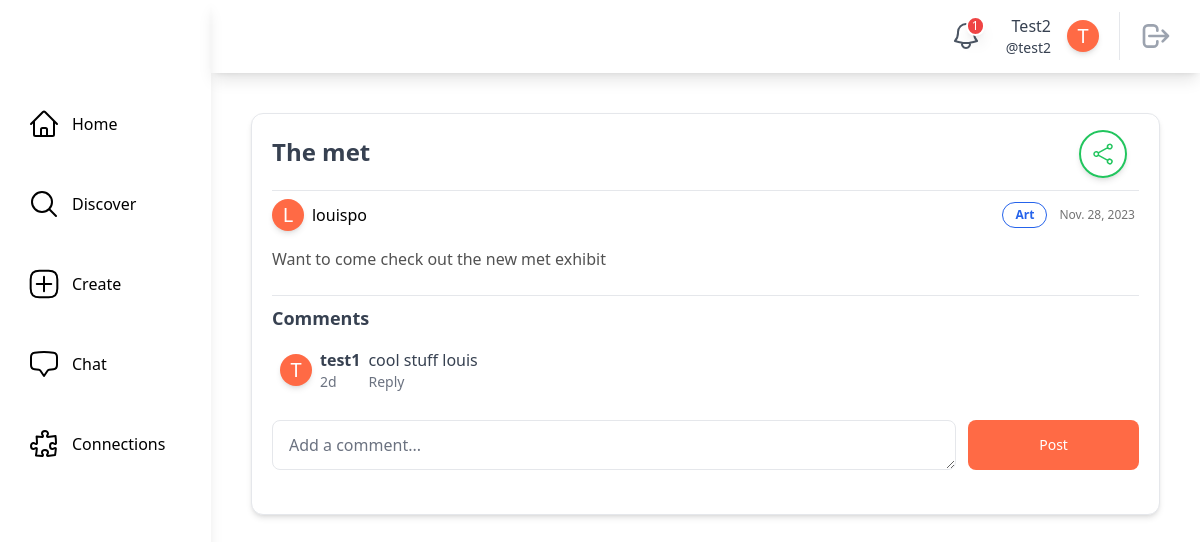
Before: /posts/post/louispo/9/ (signed in) with the older database file.
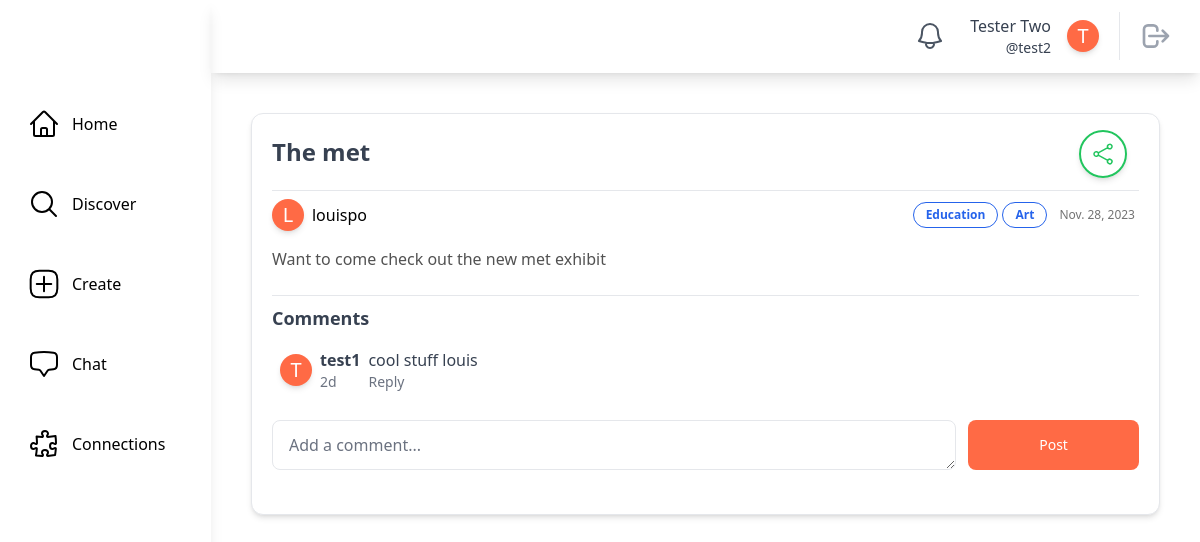
After: the same page with the newer database file.
### main/models.py (models this page shows)
class SocialUser(AbstractUser):
    class Pronouns(models.IntegerChoices):
        SHE = 1, _("She/Her")
        HE = 2, _("He/Him")
        THEY = 3, _("They/Them")
        OTHER = 4, _("Other/Prefer Not To Say")
    username = models.CharField(max_length=30, unique=True)
    email = models.EmailField(unique=True, default="@nyu.edu")
    full_name = models.CharField(max_length=50, default="")
    pronouns = models.IntegerField(default=Pronouns.OTHER, choices=Pronouns.choices)
    date_of_birth = models.DateField(null=True)
    major = models.CharField(max_length=100, default="undeclared")
    tags = models.ManyToManyField(InterestTag, related_name="tags")
    profile_picture = models.ImageField(
        upload_to="profile_pics/", null=True, blank=True
    )
    timestamp = models.DateTimeField("timestamp", default=timezone.now)  # joined

class InterestTag(models.Model):
    name = models.CharField(max_length=50, unique=True)
    class Meta:
        db_table = "interest_tags"
        verbose_name_plural = "Interest Tags"
    def __str__(self):
        return self.name

### posts/models.py (models this page shows, shortened)
class Comment(models.Model):
    post = models.ForeignKey(
        ActivityPost, on_delete=models.CASCADE, related_name="comments"
    )
    commentPoster = models.ForeignKey(
        settings.AUTH_USER_MODEL, on_delete=models.CASCADE
    )
    text = models.TextField()
    timestamp = models.DateTimeField("date commented")

### posts/views.py (the view)
@method_decorator(login_required, name="dispatch")
class PostDetailsView(LoginRequiredMixin, generic.DetailView):
    model = ActivityPost
    template_name = "posts/post_details.html"
    context_object_name = "post"
    def get(self, request, *args, **kwargs):
        post = get_object_or_404(
            ActivityPost,
            poster__username=self.kwargs["poster"],
            pk=self.kwargs["pk"],
        )
        if (
            post.status == ActivityPost.PostStatus.DRAFT
            or post.status == ActivityPost.PostStatus.ARCHIVED
        ) and post.poster != request.user:
            return HttpResponseRedirect(reverse("main:home"))
        return super().get(request, *args, **kwargs)
    def get_context_data(self, **kwargs):
        context = super().get_context_data(**kwargs)
        context["comments"] = Comment.objects.filter(post=self.object).order_by(
            "-timestamp"
        )
        return context
    def post(self, request, *args, **kwargs):
        new_comment = self.request.POST.get("new_comment")
        poster = SocialUser(username=self.kwargs["poster"])
        post = ActivityPost(poster=poster, pk=self.kwargs["pk"])
        Comment.objects.create(
            commentPoster=request.user,
            post=post,
            text=new_comment,
            timestamp=timezone.now(),
        )
        return redirect(
            reverse_lazy(
                "posts:post_details",
                kwargs={
                    "poster": poster.username,
                    "pk": post.id,
                },
            )
        )

### main/models.py (called while the page is built)
    @classmethod
    def count_unread_notifications(cls, user):
        return (
            cls.objects.filter(models.Q(recipient_user=user, is_read=False))
            .all()
            .order_by("-timestamp")
            .count()
        )

### main/templatetags/main_customfilters.py (called while the page is built)
@register.filter
def format_time_difference(timestamp):
    now = timezone.now()
    time_difference = now - timestamp
    days = time_difference.days
    seconds = time_difference.seconds
    years, remainder = divmod(days, 365)
    months, days = divmod(remainder, 30)
    weeks, days = divmod(days, 7)
    hours, remainder = divmod(seconds, 3600)
    minutes, _ = divmod(remainder, 60)
    if years > 0:
        return f"{years}y"
    elif months > 0:
        return f"{months}mo"
    elif weeks > 0:
        return f"{weeks}w"
    elif days > 0:
        return f"{days}d"
    elif hours > 0:
        return f"{hours}h"
    elif minutes > 0:
        return f"{minutes}m"
    else:
        return "Just now"

### theme/templatetags/theme_customfilters.py (called while the page is built)
@register.filter
def count_unread_notifications(user):
    return Notification.count_unread_notifications(user)

### posts/templates/posts/post_details.html (shortened to what the changed rows need)
{% extends "base.html" %}
{% block content %}
    <div class="rounded-xl border p-5 shadow-md bg-white m-10">
        <div class="flex flex-wrap w-full items-center justify-between border-b -mt-2">
           <div class="flex items-center text-2xl font-bold text-gray-700 mb-3">{{ post.title|capfirst }}</div>
            <div class="flex flex-wrap justify-self-end items-center">
                <div class="flex items-center justify-items-start mr-2 mb-2">
                    <div class="relative inline-flex items-center justify-center py-2 overflow-hidden font-medium text-green-500 transition duration-300 ease-out border-2 border-green-500 rounded-full shadow-md group w-12 h-12 m-1">
                        <span class="absolute inset-0 flex items-center justify-center w-full h-full text-white duration-300 ease">
                            <button id="copyLinkBtn">
                            </button>
                        </span>
                        <span class="absolute flex items-center justify-center w-full h-full text-green-500 transition-all duration-300 ease group-hover:bg-green-500 group-hover:text-white">
                            <button id="copyLinkBtn">
                            </button>
                        </span>
                    </div>
                </div>
            </div>
        </div>
        <div class="flex flex-wrap w-full items-center justify-between">
            <a href="{% url 'main:profile_page' user.username %}"
               class="flex items-center hover:bg-gray-100 rounded hover:text-gray-600 focus:bg-gray-100 focus:text-gray-600 mt-2">
               <div class="rounded-full h-8 w-8 bg-[#ff6a45] flex items-center justify-center shadow-md border-white transition duration-200 transform hover:scale-110">
                  {% if post.poster.profile_picture %}
                     {% comment %} Profile Picture with same shape {% endcomment %}
                  {% else %}
                     <span class="text-white text-xl">{{ post.poster.full_name|first|capfirst }}</span>
                  {% endif %}
               </div>
               <div class="flex items-center ml-2">
                  <div class="text-md font-regular">{{ post.poster.username }}</div>
               </div>
            </a>
            <div class="flex flex-wrap justify-self-end items-center">
                <div class="flex items-center justify-items-start mr-2 mt-2">
                    {% for tag in post.tags.all %}
                        <button class="mr-1 rounded-2xl border border-blue-600 text-blue-600 bg-white px-3 py-1 text-xs font-semibold">{{ tag }}</button>
                    {% endfor %}
                </div>
                <div class="text-xs text-neutral-500 text-right mr-1 mt-2">{{ post.timestamp.date }}</div>
            </div>
        </div>
        <div class="mt-4 mb-6">
            <div class="text-neutral-600">{{ post.description }}</div>
        </div>
        <div class="flex justify-between items-center mt-5 mb-4">
            <h2 class="text-lg font-semibold text-gray-700 border-t w-full pt-2">Comments</h2>
        </div>
        <div>
            {% if comments %}
                {% for comment in comments %}
                    {% include "posts/comment_card.html" with comment=comment %}
                {% endfor %}
            {% else %}
                <p>No comments yet! Add one to start the conversation.</p>
            {% endif %}
        </div>
        <form class="mt-6 mb-6" method="post">
            <div class="flex justify-between w-full mb-4">
                <textarea name="new_comment"
                          id="comment"
                          rows="1"
                          class="px-4 py-3 bg-white rounded-lg rounded-t-lg border border-gray-200 w-4/5 focus:ring-0 focus:outline-none"
                          placeholder="Add a comment..."
                          required></textarea>
                <button type="submit"
                        class="ml-3 w-1/5 py-3 text-sm font-medium text-center text-white bg-[#ff6a45] rounded-lg focus:ring-4">
                    Post
                </button>
            </div>
        </form>
    </div>
{% endblock content %}

### theme/templates/base.html (shortened to what the changed rows need)
{% load static tailwind_tags %}
{% load theme_customfilters %}
<!DOCTYPE html>
<html lang="en">
    <head>
        {% tailwind_css %}
    </head>
    <body class="flex bg-white min-h-screen">
        {% if user.is_authenticated %}
            <div class="h-screen w-full bg-white relative flex overflow-hidden">
                <aside class="h-full shadow-lg w-64 flex flex-col space-y-10 items-start relative bg-white text-black">
                    <div class="h-16 flex items-center w-full">
                    </div>
                    <a href="{% url 'main:home' %}"
                       class="flex items-center ml-6 p-1 rounded hover:bg-gray-100 focus:bg-gray-100 transition duration-200 transform hover:scale-110">
                        <span class="ml-3">Home</span>
                    </a>
                    <a href="{% url 'main:discover' %}"
                       class="flex items-center ml-6 p-1 rounded hover:bg-gray-100 focus:bg-gray-100 transition duration-200 transform hover:scale-110">
                        <svg xmlns="http://www.w3.org/2000/svg"
                             fill="none"
                             viewBox="0 0 24 24"
                             stroke-width="1.5"
                             stroke="currentColor"
                             class="w-8 h-8">
                            <path stroke-linecap="round" stroke-linejoin="round" d="M21 21l-5.197-5.197m0 0A7.5 7.5 0 105.196 5.196a7.5 7.5 0 0010.607 10.607z" />
                        </svg>
                        <span class="ml-3">Discover</span>
                    </a>
                    <a href="{% url 'posts:create_post' %}"
                       class="flex items-center ml-6 p-1 rounded hover:bg-gray-100 focus:bg-gray-100 transition duration-200 transform hover:scale-110">
                        <span class="ml-3">Create</span>
                    </a>
                    <a href="{% url 'chat:chat_room_list' %}"
                       class="flex items-center ml-6 p-1 rounded hover:bg-gray-100 focus:bg-gray-100 transition duration-200 transform hover:scale-110">
                        <span class="ml-3">Chat</span>
                    </a>
                    <a href="{% url 'main:connections' user.username %}"
                       class="flex items-center ml-6 p-1 rounded hover:bg-gray-100 focus:bg-gray-100 transition duration-200 transform hover:scale-110">
                        <span class="ml-3">Connections</span>
                    </a>
                </aside>
                <div class="w-full h-full flex flex-col justify-between">
                    <header class="h-20 w-full flex items-center relative justify-end px-5 shadow-lg">
                        <a href="{% url 'main:notifications' user.username %}"
                           class="relative p-2 text-gray-600 hover:bg-gray-100 hover:text-gray-600 focus:bg-gray-100 focus:text-gray-600 rounded-full">
                           <span class="absolute top-1 left-6 text-xs bg-red-500 text-white font-medium px-1 shadow-lg rounded-full border-2 border-white">
                               {% if user|count_unread_notifications > 0 %}
                                {{ user|count_unread_notifications }}
                               {% endif %}
                           </span>
                        </a>
                        <a href="{% url 'main:profile_page' user.username %}"
                           class="rounded hover:bg-gray-100 hover:text-gray-600 focus:bg-gray-100 focus:text-gray-600 px-2 ml-2">
                            <div class="flex flex-shrink-0 items-center space-x-4 text-gray-700">
                                <div class="flex flex-col items-end ">
                                    <div class="text-md font-medium ">{{ user.full_name|capfirst }}</div>
                                    <div class="text-sm font-regular">@{{ user.username }}</div>
                                </div>
                                <div class="rounded-full h-8 w-8 bg-[#ff6a45] flex items-center justify-center shadow-md border-white transition duration-200 transform hover:scale-110">
                                    {% if user.profile_picture %}
                                        {% comment %} Profile Picture with same shape {% endcomment %}
                                    {% else %}
                                            <span class="text-white text-xl">{{ user.full_name|first|capfirst }}</span>
                                    {% endif %}
                                </div>
                            </div>
                        </a>
                        <div class="border-l pl-3 ml-3 space-x-1">
                            <button class="relative p-2 text-gray-400 hover:bg-gray-100 hover:text-gray-600 focus:bg-gray-100 focus:text-gray-600 rounded-full">
                                <a href="{% url 'main:logout' %}">
                                    <svg aria-hidden="true"
                                         fill="none"
                                         viewBox="0 0 24 24"
                                         stroke="currentColor"
                                         class="h-8 w-8">
                                        <path stroke-linecap="round" stroke-linejoin="round" stroke-width="2" d="M17 16l4-4m0 0l-4-4m4 4H7m6 4v1a3 3 0 01-3 3H6a3 3 0 01-3-3V7a3 3 0 013-3h4a3 3 0 013 3v1" />
                                    </svg>
                                </a>
                            </button>
                        </div>
                    </header>
                    <main class="max-w-full h-full flex flex-col relative overflow-auto">
                        {% block content %}
                        {% endblock content %}
                    </main>
                </div>
            </div>
        {% endif %}
    </body>
</html>

### posts/templates/posts/comment_card.html (shortened to what this page needs)
{% load main_customfilters %}
<div class="rounded-xl bg-white mx-2 my-3">
    <div class="flex flex-wrap items-start">
        <a href="{% url 'main:profile_page' user.username %}"
           class="flex items-center hover:bg-gray-100 rounded hover:text-gray-600 focus:bg-gray-100 focus:text-gray-600">
            <div class="rounded-full h-8 w-8 bg-[#ff6a45] flex items-center justify-center shadow-md border-white transition duration-200 transform hover:scale-110">
                {% if comment.commentPoster.profile_picture %}
                {% else %}
                    <span class="text-white text-xl">{{ comment.commentPoster.full_name|first|capfirst }}</span>
                {% endif %}
            </div>
            <div class="ml-2">
                <div class="text-md font-semibold text-gray-700">{{ comment.commentPoster.username }}</div>
                <div class="text-sm text-gray-500">{{ comment.timestamp|format_time_difference }}</div>
            </div>
        </a>
        <div class="flex-1 ml-2 m-1">
            <div class="text-md leading-none text-gray-700">{{ comment.text }}</div>
            {% if comment.commentPoster != user %}
                <button type="button"
                        class="flex items-center text-sm text-gray-500 hover:scale-110 font-medium mt-1">
                    Reply
                </button>
            {% endif %}
        </div>
    </div>
</div>

Changed rows visible on the page:
changed SocialUser "test2": full_name "Test2" → "Tester Two"; id "1" → (not shown)
now on this page (row unchanged): InterestTag: name "Education"
